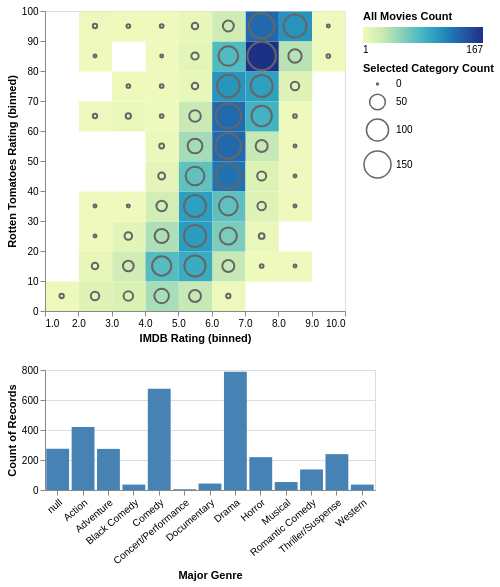

Specify this chart in Vega-Lite:
### Vega-Lite specification from a JSON file in a GitHub repository (floating-point values rounded to 4 significant figures; data arrays with more than 128 entries replaced by an {"elided": "..."} marker saying what was removed)
{"$schema": "https://vega.github.io/schema/vega-lite/v4.json", "description": "A dashboard with cross-highlighting.", "data": {"values": {"elided": "3201 records"}}, "vconcat": [{"layer": [{"mark": "rect", "encoding": {"x": {"bin": {"maxbins": 10}, "field": "IMDB Rating"}, "y": {"bin": {"maxbins": 10}, "field": "Rotten Tomatoes Rating"}, "color": {"aggregate": "count", "legend": {"title": "All Movies Count", "direction": "horizontal", "gradientLength": 120}}}}, {"transform": [{"filter": {"selection": "pts"}}], "mark": "point", "encoding": {"x": {"bin": {"maxbins": 10}, "field": "IMDB Rating"}, "y": {"bin": {"maxbins": 10}, "field": "Rotten Tomatoes Rating"}, "size": {"aggregate": "count", "legend": {"title": "Selected Category Count"}}, "color": {"value": "#666"}}}]}, {"width": 330, "height": 120, "mark": "bar", "selection": {"pts": {"type": "single", "encodings": ["x"]}}, "encoding": {"x": {"field": "Major Genre", "axis": {"labelAngle": -40}}, "y": {"aggregate": "count"}, "color": {"condition": {"selection": "pts", "value": "steelblue"}, "value": "grey"}}}], "resolve": {"legend": {"color": "independent", "size": "independent"}}}
